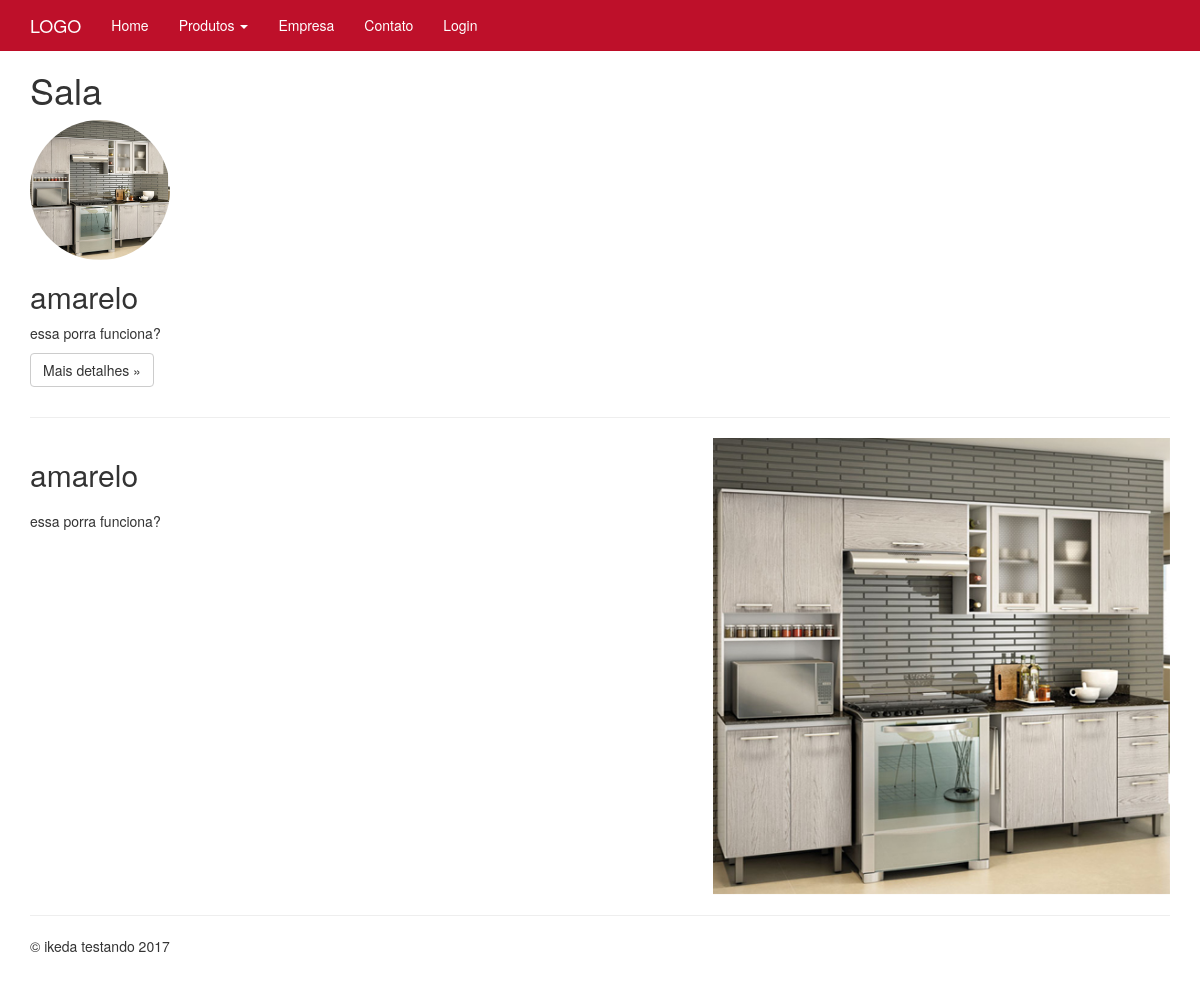
Screenshot of /produto/5/sala with the database file from the repository.
### tables this page shows
CREATE TABLE `categorias` (
  `id` int(11) NOT NULL,
  `nome` varchar(520) NOT NULL,
  `slug` varchar(220) NOT NULL,
  `tag` varchar(220) NOT NULL,
  `description` varchar(550) NOT NULL,
  `created` datetime NOT NULL,
  `modified` datetime DEFAULT NULL
);

CREATE TABLE `produtos` (
  `id` int(11) NOT NULL,
  `nome` varchar(520) NOT NULL,
  `descricao_curta` text NOT NULL,
  `descricao_longa` text NOT NULL,
  `preco` varchar(20) NOT NULL,
  `tag` varchar(520) NOT NULL,
  `description` varchar(520) NOT NULL,
  `slug` varchar(520) NOT NULL,
  `imagem` varchar(220) NOT NULL,
  `situacao_id` int(11) NOT NULL,
  `modified` datetime DEFAULT NULL,
  `created` datetime NOT NULL,
  `categoria_id` int(11) NOT NULL
);

### menu.php (the view, shortened to what this page needs)
<?php
	$resultado=mysqli_query($conectar, "SELECT * FROM categorias ORDER BY 'id'");
?>
<nav class="navbar navbar-inverse navbar-fixed-top">
  <div class="container">
	<div class="navbar-header">
	  <a class="navbar-brand" href="<?php echo 'http://'.$_SERVER['HTTP_HOST'].'/home'; ?>">LOGO</a>
	</div>
	<div id="navbar" class="navbar-collapse collapse">
	  <ul class="nav navbar-nav">
		<li><a href="<?php echo 'http://'.$_SERVER['HTTP_HOST'].'/home'; ?>">Home</a></li>
		<li class="dropdown">
		  <a href="produto.php" class="dropdown-toggle" data-toggle="dropdown" role="button" aria-haspopup="true" aria-expanded="false">Produtos <span class="caret"></span></a>
		</li>
		<li><a href="<?php echo 'http://'.$_SERVER['HTTP_HOST'].'/empresa'; ?>">Empresa</a></li>
		<li><a href="<?php echo 'http://'.$_SERVER['HTTP_HOST'].'/contato'; ?>">Contato</a></li>
		<li><a href="<?php echo 'http://'.$_SERVER['HTTP_HOST'].'/adm/'; ?>">Login</a></li>
	  </ul>
	</div>
  </div>
</nav>

### produto.php (shortened to what this page needs)
<?php
	$url = (isset($_GET['url'])) ? $_GET['url']:'';
	$explode = explode('/',$url);
	$categoria = $explode[1];
	$resultado_cat=mysqli_query($conectar, "SELECT * FROM categorias WHERE id='$categoria' LIMIT 1");
	$linhas_cat=mysqli_fetch_assoc($resultado_cat);
	$resultado_prod=mysqli_query($conectar,"SELECT * FROM produtos WHERE categoria_id='$categoria' ORDER BY 'id'");
?>
    <div class="container marketing">
		<h1><?php echo $linhas_cat['nome']; ?></h1>
      <div class="row">
		<?php
			while($linhas_prod = mysqli_fetch_array($resultado_prod)){
				$imagem = pg.'/foto/'.$linhas_prod['imagem'];
			?>
				<div class="col-xs-12 col-sm-6 col-md-3 col-lg-3">
				  <img class="img-circle" src="<?php echo $imagem; ?>" alt="Generic placeholder image" width="140" height="140">
				  <h2><?php echo $linhas_prod['nome']; ?></h2>
				  <p><?php echo $linhas_prod['descricao_curta']; ?></p>
				  <p><a class="btn btn-default" href="<?php echo pg.'/detalhe_produto/'.$linhas_prod['id'].'/'.$linhas_prod['slug']; ?>" role="button">Mais detalhes &raquo;</a></p>
				</div>
			<?php } ?>
      </div>
		<?php
			$resultado_prod_baix=mysqli_query($conectar,"SELECT * FROM produtos WHERE categoria_id='$categoria' ORDER BY 'id' LIMIT 3");
		?>
      <hr class="featurette-divider">
		<?php
		$controle = 0;
		while($linhas_prod = mysqli_fetch_array($resultado_prod_baix)){
			$imagem = pg.'/foto/'.$linhas_prod['imagem'];
			if($controle == 0){
			?>
			  <div class="row featurette">
				<div class="col-md-7">
				  <h2 class="featurette-heading"><?php echo $linhas_prod['nome']; ?></h2>
				  <p class="lead"><?php echo $linhas_prod['descricao_curta']; ?></p>
				</div>
				<div class="col-md-5">
				  <img class="featurette-image img-responsive center-block" src="<?php echo $imagem; ?>" alt="Generic placeholder image">
				</div>
			  </div>
				<hr class="featurette-divider">
				<?php $controle = 1;
			} ?>
		<?php } ?>
      <footer>
        <p>&copy; ikeda testando 2017</p>
      </footer>
    </div>

### css/jumbotron.css (style rules this page uses)
body { padding-top: 50px; padding-bottom: 20px; }

### rows the page displays
categorias: nome "Sala"
produtos: imagem (picture), nome "amarelo", descricao_curta "essa porra funciona?"
